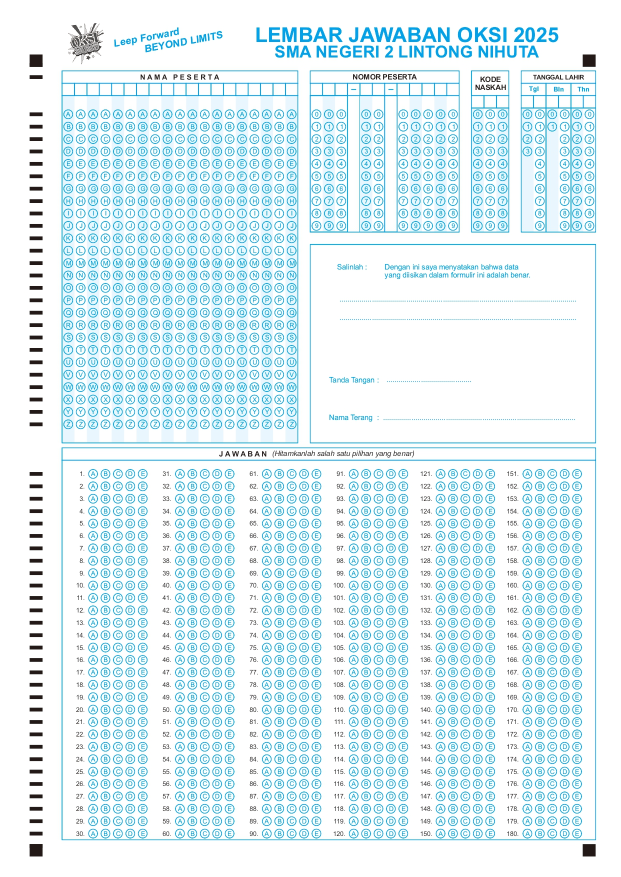
#> input picture data/images/templates/Ljk_contoh.jpg, 1241 x 1754 px, found by its file name (shown at 1/2 size)
$ python ljk_manual_roi.py
#> lines starting #> are read from the running program, lines starting #| are printed output that depends on the picture
#> in main, template_image is the input picture: shape (1754, 1241, 3); mean B, G, R 245.7, 240.7, 222.9
# Program Penilaian LJK 180 Soal - Interactive ROI Selection
# User dapat memilih area JAWABAN secara manual untuk akurasi maksimal

import cv2
import numpy as np
import imutils
from imutils import contours as imutils_contours
import os
import json
try:
    from answer_key_auto import ANSWER_KEY
except ImportError:
    from answer_key import ANSWER_KEY


class ROISelector:
    """
    Class untuk memilih ROI (Region of Interest) secara interaktif
    """
    def __init__(self, image):
        self.image = image.copy()
        self.original = image.copy()
        self.roi_points = []
        self.selecting = False
        self.window_name = "Pilih Area JAWABAN - Klik 2 titik (kiri-atas, kanan-bawah)"

    def select_roi(self):
        """
        Memilih ROI dengan mouse
        """
        cv2.namedWindow(self.window_name)
        cv2.setMouseCallback(self.window_name, self.mouse_callback)

        # Resize untuk tampilan jika gambar terlalu besar
        display_image = self.resize_for_display(self.image)
        scale = display_image.shape[0] / self.image.shape[0]

        print("\n" + "="*70)
        print("INSTRUKSI:")
        print("="*70)
        print("1. Klik di KIRI-ATAS area JAWABAN (pojok kiri atas)")
        print("2. Klik di KANAN-BAWAH area JAWABAN (pojok kanan bawah)")
        print("3. Tekan 'r' untuk reset jika salah")
        print("4. Tekan 'ENTER' jika sudah benar")
        print("5. Tekan 'ESC' untuk keluar")
        print("="*70 + "\n")

        while True:
            display = display_image.copy()

            # Gambar titik yang sudah dipilih
            for point in self.roi_points:
                scaled_point = (int(point[0] * scale), int(point[1] * scale))
                cv2.circle(display, scaled_point, 5, (0, 255, 0), -1)

            # Gambar rectangle jika sudah ada 2 titik
            if len(self.roi_points) == 2:
                pt1 = (int(self.roi_points[0][0] * scale),
                       int(self.roi_points[0][1] * scale))
                pt2 = (int(self.roi_points[1][0] * scale),
                       int(self.roi_points[1][1] * scale))
                cv2.rectangle(display, pt1, pt2, (0, 255, 0), 2)

                # Tampilkan teks konfirmasi
                cv2.putText(display, "Tekan ENTER untuk konfirmasi, R untuk reset",
                           (10, 30), cv2.FONT_HERSHEY_SIMPLEX, 0.7, (0, 255, 0), 2)

            cv2.imshow(self.window_name, display)
            key = cv2.waitKey(1) & 0xFF

            # Enter - konfirmasi
            if key == 13 and len(self.roi_points) == 2:
                cv2.destroyAllWindows()
                return self.get_roi_coordinates()

            # R - reset
            elif key == ord('r') or key == ord('R'):
                self.roi_points = []
                print("Reset! Pilih ulang area JAWABAN.")

            # ESC - keluar
            elif key == 27:
                cv2.destroyAllWindows()
                return None

    # [17 lines left out: function mouse_callback, not called in this run]

    def resize_for_display(self, image, max_height=800):
        """
        Resize gambar untuk tampilan jika terlalu besar
        """
#> called with max_height = 800
        height, width = image.shape[:2]
#> height = 1754; width = 1241
        if height > max_height:
            ratio = max_height / height
#> ratio = 0.456
            new_width = int(width * ratio)
#> new_width = 566
            return cv2.resize(image, (new_width, max_height))
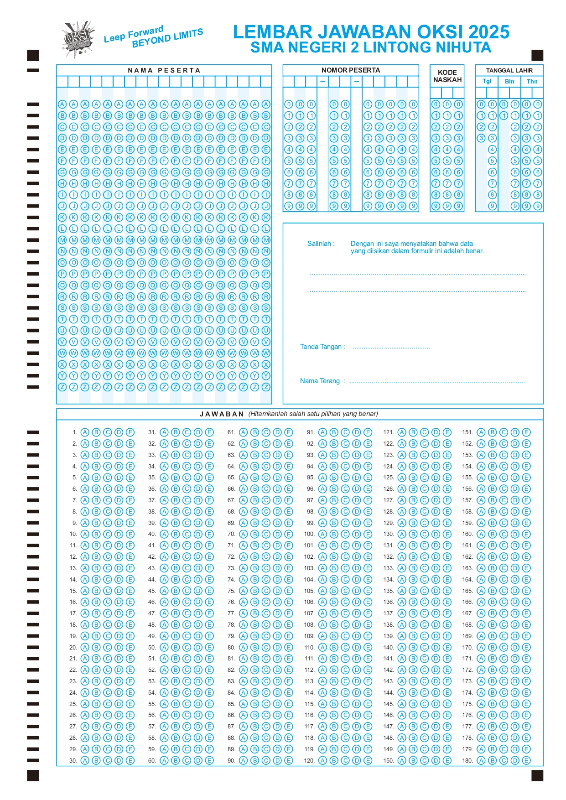
#> returned value: shape (800, 566, 3); mean of channels 0, 1, 2 245.7, 240.7, 222.9; drawn as B, G, R
        return image

    # [28 lines left out: functions get_roi_coordinates, save_roi_config, not called in this run]


def load_roi_config(filename="roii_config.json"):
    """
    Memuat konfigurasi ROI dari file
    """
    if os.path.exists(filename):
        with open(filename, 'r') as f:
            return json.load(f)
    return None


# [339 lines left out: functions find_answer_bubbles_manual_roi, organize_bubbles_into_columns, process_ljk_180_manual, not called in this run]


def main():
    # Template untuk memilih ROI
    template_path = "images/Ljk_contoh.jpg"

    # File test yang akan dinilai
    test_image_path = "images/Ljk_contoh test 3.jpg"

    roi_config_file = "roii_config.json"

    print("="*70)
    print("PROGRAM PENILAIAN LJK 180 SOAL - MANUAL ROI SELECTION")
    print("="*70)
    print(f"\nTemplate ROI  : {template_path}")
    print(f"File Test     : {test_image_path}\n")

    # Cek apakah ada ROI config tersimpan
    saved_roi = load_roi_config(roi_config_file)

    if saved_roi:
        print(f"✓ Ditemukan ROI tersimpan: {roi_config_file}")
        print(f"  Koordinat: ({saved_roi['x1']}, {saved_roi['y1']}) - ({saved_roi['x2']}, {saved_roi['y2']})")
        print(f"  Ukuran: {saved_roi['width']} x {saved_roi['height']} pixels")

        response = input("\nGunakan ROI tersimpan? (y/n): ").lower()

        if response == 'y':
            roi = saved_roi
        else:
            # Pilih ROI baru menggunakan TEMPLATE
            print(f"\n📋 Membuka TEMPLATE untuk memilih ROI: {template_path}")
            template_image = cv2.imread(template_path)
            if template_image is None:
                print(f"Error: Tidak bisa membaca {template_path}")
                return

            selector = ROISelector(template_image)
            roi = selector.select_roi()

            if roi is None:
                print("Dibatalkan.")
                return

            save_roi_config(roi, roi_config_file)
    else:
        # Pilih ROI baru menggunakan TEMPLATE
        print(f"📋 Membuka TEMPLATE untuk memilih ROI: {template_path}")
        print("Silakan pilih area JAWABAN pada gambar template...\n")

        template_image = cv2.imread(template_path)
        if template_image is None:
            print(f"Error: Tidak bisa membaca {template_path}")
            return

        selector = ROISelector(template_image)
        roi = selector.select_roi()
#> (key Esc is pressed here)

        if roi is None:
            print("Dibatalkan.")
            return

        save_roi_config(roi, roi_config_file)

    print(f"\n{'='*70}")
    print(f"Memproses file TEST: {test_image_path}")
    print(f"Menggunakan ROI dari template...")
    print(f"{'='*70}\n")

    # Process LJK TEST menggunakan ROI yang sudah dipilih
    result = process_ljk_180_manual(test_image_path, roi)

    if result is None:
        print("\n❌ Gagal memproses LJK!")
        print("Periksa file debug di 'debug_output/'")
        return

    # Save hasil
    output_dir = "results"
    os.makedirs(output_dir, exist_ok=True)

    output_image = os.path.join(output_dir, "ljk_hasil_manual_roii.jpg")
    cv2.imwrite(output_image, result['image'])

    # Save detail
    output_file = "hasil_ljk_180.txt"
    with open(output_file, "w", encoding="utf-8") as f:
        f.write("HASIL PENILAIAN LJK 180 SOAL\n")
        f.write("(Manual ROI Selection)\n")
        f.write("="*70 + "\n\n")
        f.write(f"Template            : {template_path}\n")
        f.write(f"File Test           : {test_image_path}\n")
        f.write(f"ROI                 : ({roi['x1']}, {roi['y1']}) - ({roi['x2']}, {roi['y2']})\n")
        f.write(f"Ukuran ROI          : {roi['width']} x {roi['height']} pixels\n")
        f.write(f"Total Soal          : {result['total']}\n")
        f.write(f"Soal Berhasil Dibaca: {result['processed']}\n")
        f.write(f"Soal Dijawab        : {result['answered']}\n")
        f.write(f"Soal Tidak Dijawab  : {len(result['unanswered'])}\n")
        f.write(f"Jawaban Benar       : {result['correct']}\n")
        f.write(f"Jawaban Salah       : {result['answered'] - result['correct']}\n")
        f.write(f"Skor                : {result['score']:.2f}%\n")
        f.write("="*70 + "\n\n")

        # Daftar soal tidak dijawab
        if len(result['unanswered']) > 0:
            f.write("SOAL TIDAK DIJAWAB (KOSONG):\n")
            f.write("-"*70 + "\n")
            unanswered_list = sorted(result['unanswered'].keys())
            for i in range(0, len(unanswered_list), 10):
                line = "  "
                for j in range(10):
                    if i+j < len(unanswered_list):
                        line += f"{unanswered_list[i+j]+1:3d}, "
                f.write(line.rstrip(", ") + "\n")
            f.write("\n")

        f.write("DETAIL PERBANDINGAN JAWABAN:\n")
        f.write("-"*90 + "\n")
        f.write("No.  Kunci  Jawaban  Status  |  No.  Kunci  Jawaban  Status\n")
        f.write("-"*90 + "\n")

        # Gabungkan answered dan unanswered untuk laporan lengkap
        all_questions = {}
        for q_num, ans in result['student_answers'].items():
            all_questions[q_num] = chr(65 + ans)
        for q_num in result['unanswered'].keys():
            all_questions[q_num] = "-"

        sorted_questions = sorted(all_questions.items())
        for i in range(0, len(sorted_questions), 2):
            line = ""
            for j in range(2):
                if i+j < len(sorted_questions):
                    q_num, ans_str = sorted_questions[i+j]
                    key = ANSWER_KEY.get(q_num, -1)
                    key_letter = chr(65 + key) if key >= 0 else "?"

                    if ans_str == "-":
                        status = "○"  # Tidak dijawab
                    elif ord(ans_str) - 65 == key:
                        status = "✓"  # Benar
                    else:
                        status = "✗"  # Salah

                    line += f"{q_num+1:3d}.   {key_letter}      {ans_str}       {status:^6s}  |  "
            f.write(line.rstrip(" | ") + "\n")

    # Print summary
    print("\n" + "="*70)
    print("✅ HASIL PENILAIAN")
    print("="*70)
    print(f"Total Soal          : {result['total']}")
    print(f"Soal Berhasil Dibaca: {result['processed']}")
    print(f"Soal Dijawab        : {result['answered']}")
    print(f"Soal Tidak Dijawab  : {len(result['unanswered'])}")
    print(f"Jawaban Benar       : {result['correct']}")
    print(f"Jawaban Salah       : {result['answered'] - result['correct']}")
    print(f"Skor                : {result['score']:.2f}%")

    # Show unanswered questions
    if len(result['unanswered']) > 0:
        print(f"\n⚠️  SOAL TIDAK DIJAWAB (KOSONG): {len(result['unanswered'])} soal")
        unanswered_list = sorted(result['unanswered'].keys())
        unanswered_str = ", ".join([str(q+1) for q in unanswered_list[:20]])
        if len(unanswered_list) > 20:
            unanswered_str += f", ... (+{len(unanswered_list)-20} lainnya)"
        print(f"   Nomor soal: {unanswered_str}")

    # Show sample comparison
    print("\n📊 SAMPLE PERBANDINGAN (10 Soal Pertama):")
    print("-" * 50)
    print("No.  Kunci  Jawaban  Status")
    print("-" * 50)
    for i in range(min(10, result['processed'])):
        if i in result['student_answers']:
            ans = result['student_answers'][i]
            key = ANSWER_KEY.get(i, -1)
            ans_letter = chr(65 + ans)
            key_letter = chr(65 + key) if key >= 0 else "?"
            status = "✓ BENAR" if ans == key else "✗ SALAH"
        else:
            key = ANSWER_KEY.get(i, -1)
            ans_letter = "-"
            key_letter = chr(65 + key) if key >= 0 else "?"
            status = "○ KOSONG"
        print(f"{i+1:3d}.   {key_letter}      {ans_letter}       {status}")

    print("="*70)
    print(f"\n📁 Output:")
    print(f"   Gambar hasil : {output_image}")
    print(f"   Detail hasil : {output_file}")
    print(f"   ROI config   : {roi_config_file}")
    print(f"   Debug folder : debug_output/")
    print(f"\n💡 Tips:")
    print(f"   - ROI sudah tersimpan, tidak perlu pilih ulang untuk gambar selanjutnya")
    print(f"   - Hapus '{roi_config_file}' jika ingin pilih ROI baru")
    print()


if __name__ == "__main__":
    main()

$ run again, with backend/temp_test_pdf/ljk_smp1darangdan_page_1.jpg copied over data/images/templates/Ljk_contoh.jpg
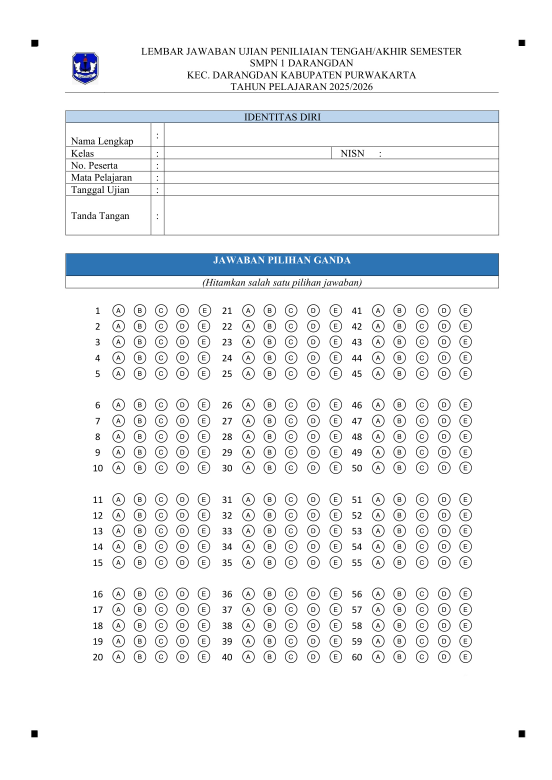
#> input picture backend/temp_test_pdf/ljk_smp1darangdan_page_1.jpg, 1654 x 2339 px, found by its file name (shown at 1/3 size)
#> in main, template_image is the input picture: shape (2339, 1654, 3); mean B, G, R 243.8, 242.1, 240.2
#> in resize_for_display, `return cv2.resize(image, (new_width, max_height))`:
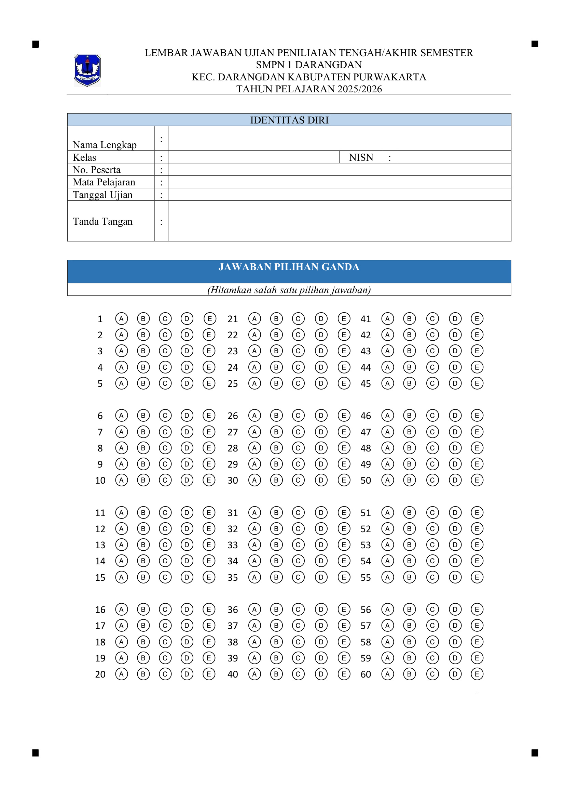
#> returned value: shape (800, 565, 3); mean of channels 0, 1, 2 243.8, 242, 240.2; drawn as B, G, R
